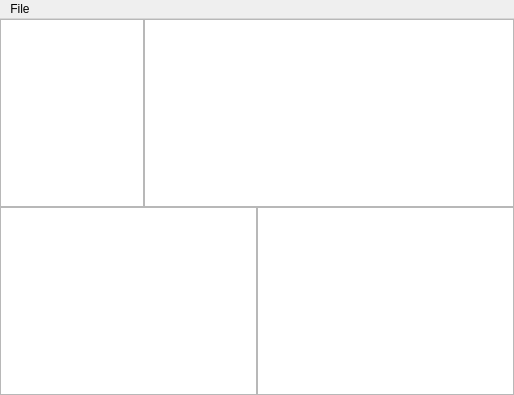
<?xml version="1.0" encoding="UTF-8"?>
<ui version="4.0">
 <class>MainWindow</class>
 <widget class="QMainWindow" name="MainWindow">
  <property name="geometry">
   <rect>
    <x>0</x>
    <y>0</y>
    <width>514</width>
    <height>395</height>
   </rect>
  </property>
  <property name="sizePolicy">
   <sizepolicy hsizetype="Expanding" vsizetype="Expanding">
    <horstretch>0</horstretch>
    <verstretch>0</verstretch>
   </sizepolicy>
  </property>
  <property name="windowTitle">
   <string>MainWindow</string>
  </property>
  <widget class="QWidget" name="centralwidget">
   <layout class="QGridLayout" name="gridLayout">
    <property name="leftMargin">
     <number>0</number>
    </property>
    <property name="topMargin">
     <number>0</number>
    </property>
    <property name="rightMargin">
     <number>0</number>
    </property>
    <property name="bottomMargin">
     <number>0</number>
    </property>
    <property name="spacing">
     <number>0</number>
    </property>
    <item row="0" column="0">
     <widget class="QSplitter" name="splitter_3">
      <property name="orientation">
       <enum>Qt::Vertical</enum>
      </property>
      <property name="handleWidth">
       <number>0</number>
      </property>
      <widget class="QSplitter" name="splitter">
       <property name="orientation">
        <enum>Qt::Horizontal</enum>
       </property>
       <property name="handleWidth">
        <number>0</number>
       </property>
       <widget class="QTreeView" name="treeView">
        <property name="horizontalScrollBarPolicy">
         <enum>Qt::ScrollBarAsNeeded</enum>
        </property>
        <property name="sizeAdjustPolicy">
         <enum>QAbstractScrollArea::AdjustToContents</enum>
        </property>
        <attribute name="headerVisible">
         <bool>false</bool>
        </attribute>
       </widget>
       <widget class="QGraphicsView" name="graphicsView"/>
      </widget>
      <widget class="QSplitter" name="splitter_2">
       <property name="orientation">
        <enum>Qt::Horizontal</enum>
       </property>
       <property name="handleWidth">
        <number>0</number>
       </property>
       <widget class="QTableView" name="tableView">
        <attribute name="horizontalHeaderCascadingSectionResizes">
         <bool>false</bool>
        </attribute>
        <attribute name="horizontalHeaderMinimumSectionSize">
         <number>50</number>
        </attribute>
        <attribute name="horizontalHeaderStretchLastSection">
         <bool>true</bool>
        </attribute>
        <attribute name="verticalHeaderVisible">
         <bool>false</bool>
        </attribute>
       </widget>
       <widget class="QTextEdit" name="textEdit"/>
      </widget>
     </widget>
    </item>
   </layout>
  </widget>
  <widget class="QMenuBar" name="menubar">
   <property name="geometry">
    <rect>
     <x>0</x>
     <y>0</y>
     <width>514</width>
     <height>21</height>
    </rect>
   </property>
   <widget class="QMenu" name="menuFile">
    <property name="title">
     <string>File</string>
    </property>
    <addaction name="actionOpen"/>
    <addaction name="actionSave"/>
   </widget>
   <addaction name="menuFile"/>
  </widget>
  <action name="actionOpen">
   <property name="checkable">
    <bool>false</bool>
   </property>
   <property name="enabled">
    <bool>true</bool>
   </property>
   <property name="text">
    <string>Open</string>
   </property>
  </action>
  <action name="actionSave">
   <property name="text">
    <string>Save</string>
   </property>
  </action>
 </widget>
 <resources/>
 <connections/>
</ui>
